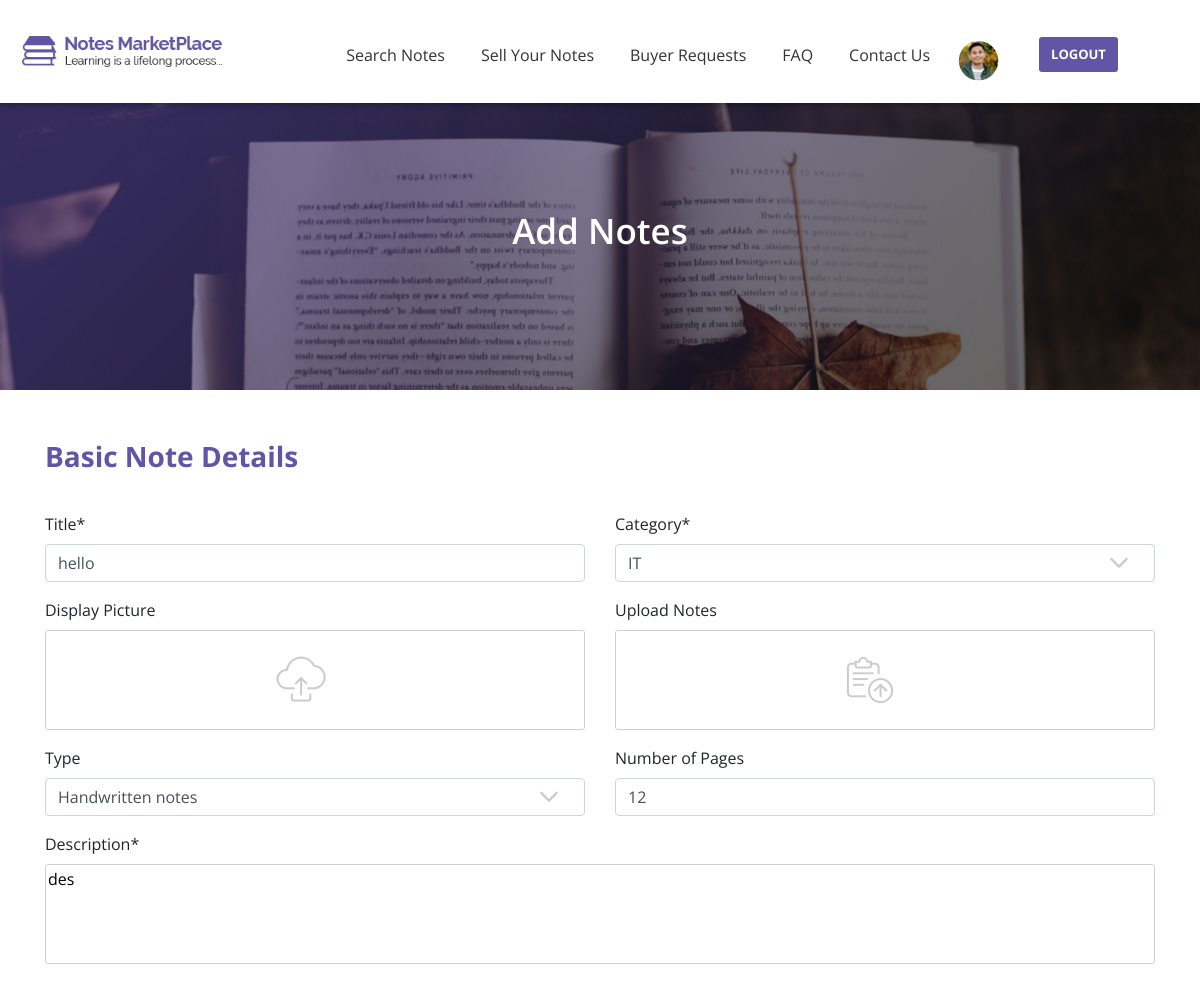
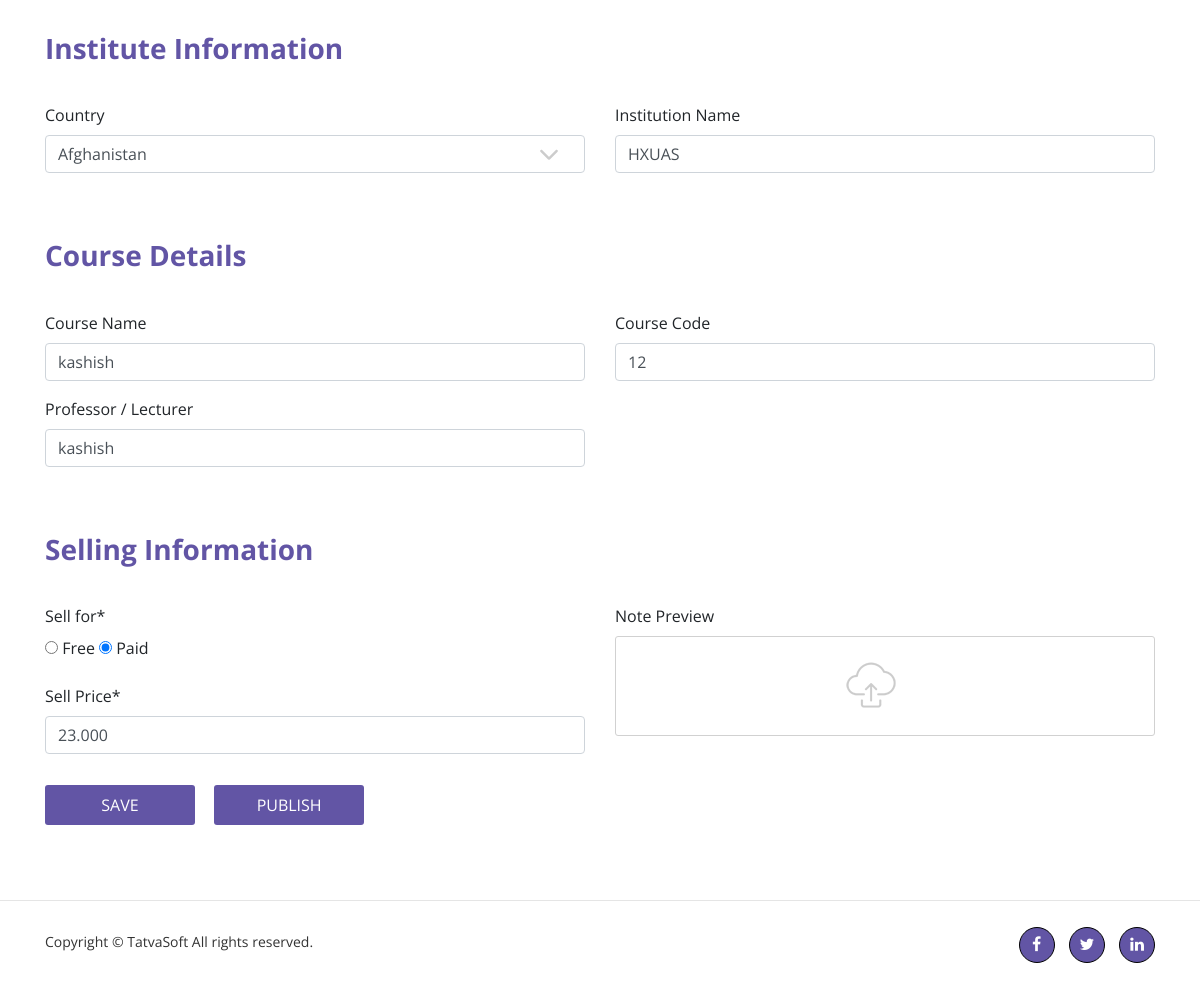
/notes-project/Notes/addnotes.php?id=1 (signed in), run on the app's committed database (2 pictures, top to bottom).
### tables this page shows
CREATE TABLE `seller_notes` (
  `seller_note_id` int(11) UNSIGNED NOT NULL,
  `seller_id` int(11) UNSIGNED NOT NULL,
  `status` int(11) UNSIGNED NOT NULL,
  `actionby` int(11) UNSIGNED DEFAULT NULL,
  `admin_remark` varchar(255) DEFAULT NULL,
  `publisheddate` datetime DEFAULT NULL,
  `note_title` varchar(100) NOT NULL,
  `category` int(11) UNSIGNED NOT NULL,
  `display_picture` varchar(255) DEFAULT NULL,
  `note_type` int(11) UNSIGNED DEFAULT NULL,
  `num_of_pages` int(11) DEFAULT NULL,
  `note_description` varchar(255) NOT NULL,
  `university_name` varchar(200) DEFAULT NULL,
  `country` int(11) UNSIGNED DEFAULT NULL,
  `course` varchar(100) DEFAULT NULL,
  `course_code` varchar(100) DEFAULT NULL,
  `professor` varchar(100) DEFAULT NULL,
  `ispaid` int(11) UNSIGNED NOT NULL,
  `selling_price` decimal(10,3) DEFAULT NULL,
  `note_preview` varchar(255) DEFAULT NULL,
  `createddate` datetime DEFAULT NULL,
  `createdby` int(11) DEFAULT NULL,
  `modifieddate` datetime DEFAULT NULL,
  `modifiedby` int(11) DEFAULT NULL,
  `isactive` bit(1) NOT NULL
);

CREATE TABLE `note_type` (
  `type_id` int(10) UNSIGNED NOT NULL,
  `type_name` varchar(100) NOT NULL,
  `type_description` varchar(100) NOT NULL,
  `createddate` datetime DEFAULT NULL,
  `createdby` int(11) DEFAULT NULL,
  `modifieddate` datetime DEFAULT NULL,
  `modifiedby` int(11) DEFAULT NULL,
  `isactive` bit(1) NOT NULL
);

CREATE TABLE `note_categories` (
  `note_categories_id` int(10) UNSIGNED NOT NULL,
  `category_name` varchar(100) NOT NULL,
  `category_description` varchar(255) NOT NULL,
  `createddate` datetime DEFAULT NULL,
  `createdby` int(11) DEFAULT NULL,
  `modifieddate` datetime DEFAULT NULL,
  `modifiedby` int(11) DEFAULT NULL,
  `isactive` bit(1) NOT NULL
);

CREATE TABLE `countries` (
  `country_id` int(10) UNSIGNED NOT NULL,
  `country_name` varchar(100) NOT NULL,
  `country_code` varchar(100) NOT NULL,
  `createddate` datetime DEFAULT NULL,
  `createdby` int(11) DEFAULT NULL,
  `modifieddate` datetime DEFAULT NULL,
  `modifiedby` int(11) DEFAULT NULL,
  `isactive` bit(1) NOT NULL
);

### notes-project/Notes/addnotes.php (the view, shortened to what the rows shown need)
<?php include "db_connection.php";
$email = $_SESSION['email'];
$query = "select userid from users where email_id='$email'";
$userid = mysqli_query($conn, $query);
while($row = mysqli_fetch_assoc($userid)){
    $id = $row['userid'];
}
if(isset($_SESSION['email'])){
    $title= "";
    $pages = "";
    $description = "";
    $institute = "";
    $course = "";
    $professor = "";
    $course_code = "";
    $price = "";
    $free = "";
    if(isset($_POST['save'])){
        $title = $_POST['title'];
        $notetype = $_POST['notetype'];
        $category = $_POST['category'];
        $pages = $_POST['pages'];
        $description = $_POST['description'];
        $country = $_POST['country'];
        $institute = $_POST['institute'];
        $course = $_POST['course'];
        $professor = $_POST['professor'];
        $course_code = $_POST['course_code'];
        $price = $_POST['price'];
        $free = $_POST['free'];
        $query = "INSERT INTO seller_notes(seller_id, status, publisheddate, note_title, category, display_picture,
        note_type, num_of_pages, note_description, university_name, country, course,
        course_code, professor, ispaid, selling_price, createddate, isactive)
        VALUES ($id ,6, NOW(), '$title', $category , '../Member/default/reviewer-3.png', $notetype, $pages,
        '$description', '$institute', $country, '$course', '$course_code', '$professor',
        $free, $price, NOW(), 1)";
        $result = mysqli_query($conn, $query);
        $files =$_FILES['display_picture'];
        $filename =$files['name'];
        $filetmp = $files['tmp_name'];
     $extention =explode('.',$filename);
     $filecheck = strtolower(end($extention));
     $fileextstored =array('jpg','png','jpeg');
     $note_id = mysqli_insert_id($conn);
     if(in_array($filecheck, $fileextstored)){
        if(!is_dir('../Member/')){
         mkdir('../Member/');
        }
        if(!is_dir('../Member/' .$id)){
         mkdir('../Member/' .$id);
        }
        if(!is_dir('../Member/' .$id. '/' .$note_id)){
         mkdir('../Member/' .$id. '/' .$note_id);
        }
         $destinationfile = '../Member/' .$id. '/' .$note_id. '/' ."display-pic-". time() . '.' .$filecheck;
         move_uploaded_file($filetmp,$destinationfile);
         $query_pic = "update seller_notes set display_picture='$destinationfile' where seller_note_id='$note_id'";
         $result = mysqli_query($conn, $query_pic);
        }
        else{
         $validation_1 = false;
        }
     $files1 =$_FILES['preview'];
     $filename1 =$files1['name'];
     $filetmp1 = $files1['tmp_name'];
     $extention1 =explode('.',$filename1);
     $filecheck1 = strtolower(end($extention1));
     $fileextstored1 =array('jpg','png','jpeg');
     if(in_array($filecheck1, $fileextstored1)){
        if(!is_dir('../Member/')){
            mkdir('../Member/');
           }
           if(!is_dir('../Member/' .$id)){
            mkdir('../Member/' .$id);
           }
           if(!is_dir('../Member/' .$id. '/' .$note_id)){
            mkdir('../Member/' .$id. '/' .$note_id);
           }
         $destinationfile1 = '../Member/' .$id. '/' .$note_id. '/' ."preview-". time() . '.' .$filecheck1;
         move_uploaded_file($filetmp1, $destinationfile1);
         $query_preview = "update seller_notes set note_preview='$destinationfile1' where seller_note_id='$note_id'";
         $result = mysqli_query($conn, $query_preview);
     }
     else{
         $validation_3 = false;
     }
            $countfiles = count($_FILES['upload_note']['name']);
            for($i=0;$i<$countfiles;$i++){
            $filename2 = $_FILES['upload_note']['name'][$i];
            $extention2 =explode('.',$filename2);
            $filecheck2 = strtolower(end($extention2));
            $fileextstored2 =array('pdf');
            if(in_array($filecheck2, $fileextstored2)){
            $query_multiple = "insert into seller_notes_attachments(note_id, isactive)
            values($note_id, 1)";
            $result_multiple = mysqli_query($conn, $query_multiple);
            $id_attach = mysqli_insert_id($conn);
            if(!is_dir('../Member/')){
                mkdir('../Member/');
               }
               if(!is_dir('../Member/' .$id)){
                mkdir('../Member/' .$id);
               }
               if(!is_dir('Member/' .$id)){
                mkdir('../Member/' .$id. '/' .$note_id);
               }
               if(!is_dir('../Member/' .$id. '/' .$note_id. '/' .'attachment')){
                mkdir('../Member/' .$id. '/' .$note_id. '/' .'attachment');
               }
            $path = '../Member/' .$id. '/' .$note_id. '/' .'attachment'. '/' .$id_attach. '_' .time(). '.' .$filecheck2;
            move_uploaded_file($_FILES['upload_note']['tmp_name'][$i], $path);
            $query_attach = "update seller_notes_attachments set file_path='$path' where attach_id='$id_attach'";
            $result = mysqli_query($conn, $query_attach);
            }
            else{
                $validation_2 = false;
            }
        }
    }
    else if(isset($_GET['id'])){
        $id = $_GET['id'];
        $get_details = mysqli_query($conn, "SELECT * FROM seller_notes WHERE seller_note_id=$id");
        while($row = mysqli_fetch_assoc($get_details)){
            $title = $row['note_title'];
            $notetype_id = $row['note_type'];
            $category_id = $row['category'];
            $pages = $row['num_of_pages'];
            $description = $row['note_description'];
            $country_id = $row['country'];
            $institute = $row['university_name'];
            $course = $row['course'];
            $professor = $row['professor'];
            $course_code = $row['course_code'];
            $price = $row['selling_price'];
            $free = $row['ispaid'];
        }
        $get_type = mysqli_query($conn, "SELECT * FROM note_type WHERE type_id =$notetype_id");
        while($row = mysqli_fetch_assoc($get_type)){
            $type_name_1 = $row['type_name'];
        }
        $get_category = mysqli_query($conn, "SELECT * FROM note_categories WHERE note_categories_id=$category_id");
        while($row = mysqli_fetch_assoc($get_category)){
            $category_name_1 = $row['category_name'];
        }
        $get_country = mysqli_query($conn, "SELECT * FROM countries WHERE country_id=$country_id");
        while($row = mysqli_fetch_assoc($get_country)){
            $country_name_1 = $row['country_name'];
        }
    }
}
else
header('Location: login.php');
?>
<html>
<head>
    <link rel="stylesheet" href="css/font-awesome/css/font-awesome.min.css">
    <link rel="stylesheet" href="css/bootstrap/bootstrap.min.css">
    <link rel="stylesheet" href="css/style.css">
    <link rel="stylesheet" href="css/responsive.css">
</head>
    <body>
       <form action="addnotes.php" method="POST" enctype="multipart/form-data">
       <section id="basic-note-details">
           <div class="container">
               <div class="row">
                   <div class="col-lg-6 col-md-6">
                    <div class="form-group">
                    <label for="title">Title<span class="required">*</span></label>
                    <input type="text" name="title" value = "<?php echo $title?>" class="form-control" id="title" placeholder="Enter your notes title" required>
                    </div>
                    <div class="form-group">
                    <label for="type">Type</label>
                         <select id="type" name="notetype" class="form-control arrow-down">
                         <?php
                           if(isset($_GET['id'])){
                            echo "<option value='$notetype_id'>$type_name_1</option>";
                           }
                           ?>
                          </select>
                     </div>
                   </div>
                   <div class="col-lg-6 col-md-6">
                       <div class="form-group">
                       <label for="category">Category<span class="required">*</span></label>
                       <select id="category" name="category" class="form-control arrow-down" required>
                           <?php
                           if(isset($_GET['id'])){
                            echo "<option value='$category_id'>$category_name_1</option>";
                           }
                           ?>
                       </select>
                       </div>
                       <div class="form-group">
                       <label for="number-page">Number of Pages</label>
                       <input type="text" name="pages" value = "<?php echo $pages?>" class="form-control" id="number-page" placeholder="Enter number of note pages">
                       </div>
                   </div>
               </div>
               <div class="row">
                   <div class="col-lg-12 col-md-12">
                       <div class="form-group">
                                <label for="description">Description<span class="required">*</span></label><br>
                                <textarea id="description" name="description" rows="4" cols="65" placeholder="Enter your description"><?php echo $description?></textarea>
                            </div>
                   </div>
               </div>
           </div>
       </section>
       <section id="institute-info">
           <div class="container">
               <div class="row">
                   <div class="col-md-6">
                       <div class="form-group">
                       <label for="country">Country</label>
                         <select id="country" name="country" class="form-control arrow-down">
                         <?php
                         if(isset($_GET['id'])){
                            echo "<option value='$country_id'>$country_name_1</option>";
                         }
                         ?>
                       </select>
                     </div>
                   </div>
                   <div class="col-md-6">
                       <div class="form-group">
                       <label for="institute-name">Institution Name</label>
                       <input type="text" name="institute" value = "<?php echo $institute ?>" class="form-control" id="institute-name" placeholder="Enter institute name">
                       </div>
                   </div>
               </div>
           </div>
       </section>
       <section id="course">
           <div class="container">
               <div class="row">
                   <div class="col-lg-6 col-md-6">
                       <div class="form-group">
                       <label for="course-name">Course Name</label>
                       <input type="text" name="course" value = "<?php echo $course ?>" class="form-control" id="course-name" placeholder="Enter your course name">
                       </div>
                       <div class="form-group">
                       <label for="prof-name">Professor / Lecturer</label>
                       <input type="text" name="professor" value = "<?php echo $professor?>" class="form-control" id="prof-name" placeholder="Enter your professor name">
                       </div>
                   </div>
                   <div class="col-lg-6 col-md-6">
                       <div class="form-group">
                       <label for="course-code">Course Code</label>
                       <input type="text" name="course_code" value = "<?php echo $course_code?>" class="form-control" id="course-code" placeholder="Enter your course code">
                       </div>
                   </div>
               </div>
           </div>
       </section>
       <section id="selling-info">
           <div class="container">
               <div class="row">
                   <div class="col-lg-6 col-md-6">
                   <div class="form-group">
                   <label for="sell">Sell for<span class="required">*</span></label><br>
                   <?php
                   if(isset($_GET['id'])){
                       ?>
                    <input type='radio' <?php if($free == '2') echo "checked";?> id='free' name='free' value='2'>
                  <?php }
                   ?>
                   <label for="free">Free</label>
                   <?php
                     if(isset($_GET['id'])){
                         ?>
                       <input type='radio' id='paid' <?php if($free == '1') echo "checked";?> name='free' value='1'>
                    <?php }
                   ?>
                   <label for="paid">Paid</label>
                   </div>
                       <div class="form-group">
                       <label for="sell-price">Sell Price<span class="required">*</span></label>
                       <input type="number" step=".001" name="price" value = "<?php echo $price?>" class="form-control" id="sell-price" placeholder="Enter your price" required>
                       </div>
                   </div>
               </div>
           </div>
       </section>
       </form>
    </body>
</html>

### data on the page
seller_notes: title "hello", pages "12", description "des", institute "HXUAS", course "kashish", professor "kashish", course_code "12", ispaid "☐ Free", ispaid "☑ Paid", price "23.000"
note_type: notetype "Handwritten notes"
note_categories: category "IT"
countries: country "Afghanistan"
